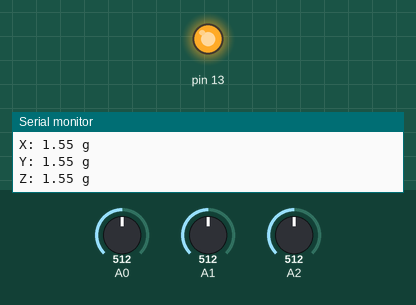
A sketch run on a simulated Arduino Uno, built with avr-gcc and run on an emulated ATmega328P. On the bench: output pins drawn as LEDs (lit = HIGH), the last lines printed to the serial monitor. Inputs (shaded band) come from the test bench; at power-on: A2 = 512, A0 = 512, A1 = 512.

Above: at 2.8 s.
2.9 s: A2 set to 463
5.6 s: A2 set to 434
At 6.5 s:
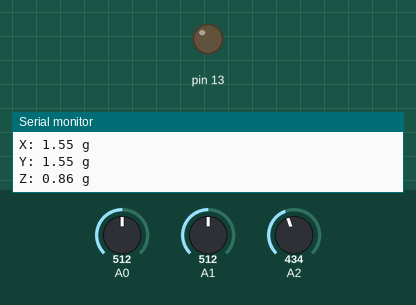
8.3 s: A2 set to 511
At 10.9 s:
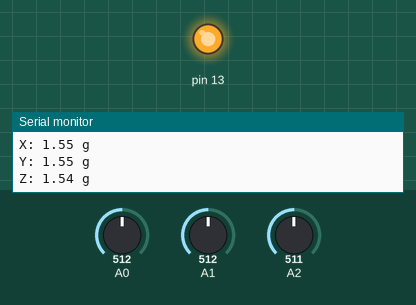
11.5 s: A2 set to 306
At 12.6 s:
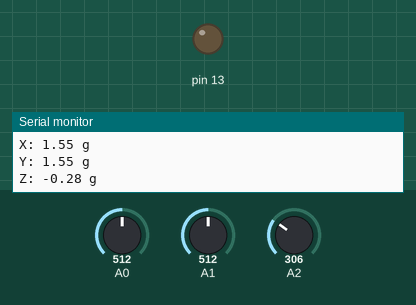
Timing chart, 0 to 14.5 s (numbered marks = the images above; inputs shaded):
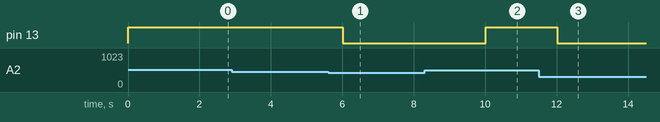

The sketch:

helloArduino.ino
```cpp
int scale = 3;
boolean micro_is_5V = true;
void setup()
{
  // Initialize serial communication at 115200 baud
  Serial.begin(115200);

  pinMode(13, OUTPUT);
}

// Read, scale, and print accelerometer data
void loop()
{
  // Get raw accelerometer data for each axis
  int rawX = analogRead(A0);
  int rawY = analogRead(A1);
  int rawZ = analogRead(A2);

  float scaledX, scaledY, scaledZ; // Scaled values for each axis
  if (micro_is_5V) // Microcontroller runs off 5V
  {
    scaledX = mapf(rawX, 0, 675, -scale, scale); // 3.3/5 * 1023 =~ 675
    scaledY = mapf(rawY, 0, 675, -scale, scale);
    scaledZ = mapf(rawZ, 0, 675, -scale, scale);
  }
  else // Microcontroller runs off 3.3V
  {
    scaledX = mapf(rawX, 0, 1023, -scale, scale);
    scaledY = mapf(rawY, 0, 1023, -scale, scale);
    scaledZ = mapf(rawZ, 0, 1023, -scale, scale);
  }

  if (scaledX > 1)
  {
    digitalWrite(13, HIGH);
  }
  else
  {
    digitalWrite(13, LOW);
  }
  if (scaledY > 1)
  {
    digitalWrite(13, HIGH);
  }
  else
  {
    digitalWrite(13, LOW);
  }
  if (scaledZ > 1)
  {
    digitalWrite(13, HIGH);
  }
  else
  {
    digitalWrite(13, LOW);
  }
  // Print out raw X,Y,Z accelerometer readings
  Serial.print("X: "); Serial.println(rawX);
  Serial.print("Y: "); Serial.println(rawY);
  Serial.print("Z: "); Serial.println(rawZ);
  Serial.println();

  // Print out scaled X,Y,Z accelerometer readings
  Serial.print("X: "); Serial.print(scaledX); Serial.println(" g");
  Serial.print("Y: "); Serial.print(scaledY); Serial.println(" g");
  Serial.print("Z: "); Serial.print(scaledZ); Serial.println(" g");
  Serial.println();

  delay(2000); // Minimum delay of 2 milliseconds between sensor reads (500 Hz)
}


float mapf(float x, float in_min, float in_max, float out_min, float out_max)
{
  return (x - in_min) * (out_max - out_min) / (in_max - in_min) + out_min;
}
```

Measured:
- the behaviour switches between 451 and 450 on A2 (found by bisection; images 0 and 1)
- after the input at 5.6 s, pin 13: HIGH → LOW after 0.41 s
- after the input at 8.3 s, pin 13: LOW → HIGH after 1.7 s
- after the input at 11.5 s, pin 13: HIGH → LOW after 0.52 s
